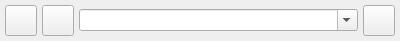
<?xml version="1.0" encoding="UTF-8"?>
<ui version="4.0">
 <class>HtmlBarWidget</class>
 <widget class="QWidget" name="HtmlBarWidget">
  <property name="geometry">
   <rect>
    <x>0</x>
    <y>0</y>
    <width>400</width>
    <height>38</height>
   </rect>
  </property>
  <property name="windowTitle">
   <string>Form</string>
  </property>
  <layout class="QHBoxLayout" name="horizontalLayout">
   <property name="spacing">
    <number>5</number>
   </property>
   <property name="leftMargin">
    <number>5</number>
   </property>
   <property name="topMargin">
    <number>5</number>
   </property>
   <property name="rightMargin">
    <number>5</number>
   </property>
   <property name="bottomMargin">
    <number>5</number>
   </property>
   <item>
    <widget class="QToolButton" name="toolButtonPrev">
     <property name="text">
      <string/>
     </property>
     <property name="icon">
      <iconset resource="htmlwidget.qrc">
       <normaloff>:/resources/images/goleft-128.png</normaloff>:/resources/images/goleft-128.png</iconset>
     </property>
     <property name="iconSize">
      <size>
       <width>24</width>
       <height>24</height>
      </size>
     </property>
    </widget>
   </item>
   <item>
    <widget class="QToolButton" name="toolButtonNext">
     <property name="text">
      <string/>
     </property>
     <property name="icon">
      <iconset resource="htmlwidget.qrc">
       <normaloff>:/resources/images/goright-128.png</normaloff>:/resources/images/goright-128.png</iconset>
     </property>
     <property name="iconSize">
      <size>
       <width>24</width>
       <height>24</height>
      </size>
     </property>
    </widget>
   </item>
   <item>
    <widget class="QComboBox" name="comboBox">
     <property name="editable">
      <bool>true</bool>
     </property>
    </widget>
   </item>
   <item>
    <widget class="QToolButton" name="toolButtonOpen">
     <property name="text">
      <string/>
     </property>
     <property name="icon">
      <iconset resource="htmlwidget.qrc">
       <normaloff>:/resources/images/open-128.png</normaloff>:/resources/images/open-128.png</iconset>
     </property>
     <property name="iconSize">
      <size>
       <width>24</width>
       <height>24</height>
      </size>
     </property>
    </widget>
   </item>
  </layout>
 </widget>
 <resources>
  <include location="htmlwidget.qrc"/>
 </resources>
 <connections/>
</ui>
